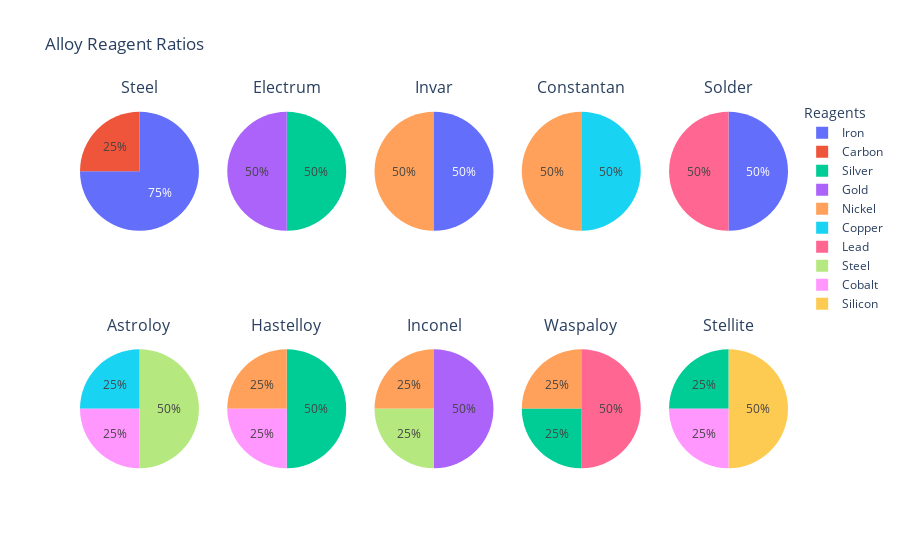

The notebook cell this image was saved under:
### Markdown cell above
### Alloy Reagent Ratios

### Code cell
rows = 2
cols = 5

subplot_titles = [recipe['name'] for recipe in alloy_recipes + super_alloy_recipes]

fig = make_subplots(rows=rows, cols=cols, specs=[[{'type': 'domain'}]*cols]*rows, subplot_titles=subplot_titles)


for k, recipe in enumerate(alloy_recipes + super_alloy_recipes):
    labels = [ingredient for ingredient in recipe['ingredients'].keys()]
    values = [ratio for ratio in recipe['ingredients'].values()]
    i = (k // cols) + 1
    j = k % cols + 1

    fig.add_trace(go.Pie(labels=labels, values=values), row=i, col=j)


fig.update_layout(
        title="Alloy Reagent Ratios",
        legend_title="Reagents",
)
fig.show()

### Figure 1 — Plotly figure (JSON) as saved in the notebook; plotly's stock layout.template omitted (floating-point values rounded to 4 significant figures)
{"data": [{"domain": {"x": [0, 0.168], "y": [0.625, 1]}, "labels": ["Iron", "Carbon"], "type": "pie", "values": ["0.75", "0.25"]}, {"domain": {"x": [0.208, 0.376], "y": [0.625, 1]}, "labels": ["Silver", "Gold"], "type": "pie", "values": [".5", ".5"]}, {"domain": {"x": [0.416, 0.584], "y": [0.625, 1]}, "labels": ["Iron", "Nickel"], "type": "pie", "values": [".5", ".5"]}, {"domain": {"x": [0.624, 0.792], "y": [0.625, 1]}, "labels": ["Copper", "Nickel"], "type": "pie", "values": [".5", ".5"]}, {"domain": {"x": [0.832, 1], "y": [0.625, 1]}, "labels": ["Iron", "Lead"], "type": "pie", "values": [".5", ".5"]}, {"domain": {"x": [0, 0.168], "y": [0, 0.375]}, "labels": ["Steel", "Copper", "Cobalt"], "type": "pie", "values": [".5", ".25", ".25"]}, {"domain": {"x": [0.208, 0.376], "y": [0, 0.375]}, "labels": ["Silver", "Nickel", "Cobalt"], "type": "pie", "values": [".5", ".25", ".25"]}, {"domain": {"x": [0.416, 0.584], "y": [0, 0.375]}, "labels": ["Gold", "Nickel", "Steel"], "type": "pie", "values": [".5", ".25", ".25"]}, {"domain": {"x": [0.624, 0.792], "y": [0, 0.375]}, "labels": ["Lead", "Nickel", "Silver"], "type": "pie", "values": [".5", ".25", ".25"]}, {"domain": {"x": [0.832, 1], "y": [0, 0.375]}, "labels": ["Silicon", "Silver", "Cobalt"], "type": "pie", "values": [".5", ".25", ".25"]}], "layout": {"annotations": [{"font": {"size": 16}, "showarrow": false, "text": "Steel", "x": 0.084, "xanchor": "center", "xref": "paper", "y": 1, "yanchor": "bottom", "yref": "paper"}, {"font": {"size": 16}, "showarrow": false, "text": "Electrum", "x": 0.292, "xanchor": "center", "xref": "paper", "y": 1, "yanchor": "bottom", "yref": "paper"}, {"font": {"size": 16}, "showarrow": false, "text": "Invar", "x": 0.5, "xanchor": "center", "xref": "paper", "y": 1, "yanchor": "bottom", "yref": "paper"}, {"font": {"size": 16}, "showarrow": false, "text": "Constantan", "x": 0.708, "xanchor": "center", "xref": "paper", "y": 1, "yanchor": "bottom", "yref": "paper"}, {"font": {"size": 16}, "showarrow": false, "text": "Solder", "x": 0.916, "xanchor": "center", "xref": "paper", "y": 1, "yanchor": "bottom", "yref": "paper"}, {"font": {"size": 16}, "showarrow": false, "text": "Astroloy", "x": 0.084, "xanchor": "center", "xref": "paper", "y": 0.375, "yanchor": "bottom", "yref": "paper"}, {"font": {"size": 16}, "showarrow": false, "text": "Hastelloy", "x": 0.292, "xanchor": "center", "xref": "paper", "y": 0.375, "yanchor": "bottom", "yref": "paper"}, {"font": {"size": 16}, "showarrow": false, "text": "Inconel", "x": 0.5, "xanchor": "center", "xref": "paper", "y": 0.375, "yanchor": "bottom", "yref": "paper"}, {"font": {"size": 16}, "showarrow": false, "text": "Waspaloy", "x": 0.708, "xanchor": "center", "xref": "paper", "y": 0.375, "yanchor": "bottom", "yref": "paper"}, {"font": {"size": 16}, "showarrow": false, "text": "Stellite", "x": 0.916, "xanchor": "center", "xref": "paper", "y": 0.375, "yanchor": "bottom", "yref": "paper"}], "legend": {"title": {"text": "Reagents"}}, "title": {"text": "Alloy Reagent Ratios"}}}
